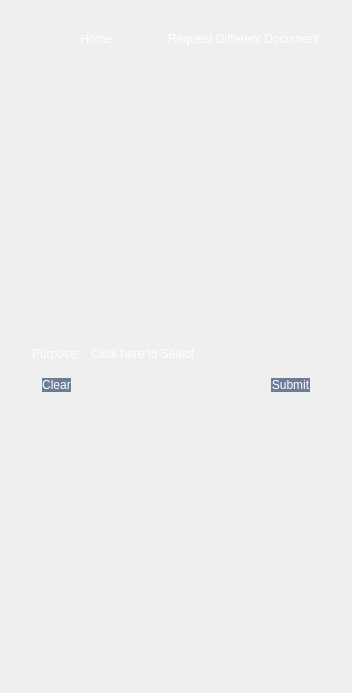
      <widget class="QWidget" name="form_clearance">
       <layout class="QVBoxLayout" name="verticalLayout_22">
        <item>
         <widget class="QFrame" name="frame_34">
          <property name="styleSheet">
           <string notr="true">background-color: transparent;</string>
          </property>
          <property name="frameShape">
           <enum>QFrame::StyledPanel</enum>
          </property>
          <property name="frameShadow">
           <enum>QFrame::Raised</enum>
          </property>
          <layout class="QVBoxLayout" name="verticalLayout_23">
           <property name="spacing">
            <number>0</number>
           </property>
           <property name="leftMargin">
            <number>0</number>
           </property>
           <property name="topMargin">
            <number>0</number>
           </property>
           <property name="rightMargin">
            <number>0</number>
           </property>
           <property name="bottomMargin">
            <number>0</number>
           </property>
           <item>
            <widget class="QFrame" name="frame_35">
             <property name="minimumSize">
              <size>
               <width>0</width>
               <height>0</height>
              </size>
             </property>
             <property name="maximumSize">
              <size>
               <width>16777215</width>
               <height>100</height>
              </size>
             </property>
             <property name="frameShape">
              <enum>QFrame::StyledPanel</enum>
             </property>
             <property name="frameShadow">
              <enum>QFrame::Raised</enum>
             </property>
             <layout class="QVBoxLayout" name="verticalLayout_24">
              <item>
               <widget class="QFrame" name="frame_37">
                <property name="frameShape">
                 <enum>QFrame::StyledPanel</enum>
                </property>
                <property name="frameShadow">
                 <enum>QFrame::Raised</enum>
                </property>
                <layout class="QHBoxLayout" name="horizontalLayout_14">
                 <item>
                  <widget class="QPushButton" name="btn_home2_3">
                   <property name="styleSheet">
                    <string notr="true">QPushButton{
background-color:transparent;
color: white;
font: 20pt &quot;Segoe UI&quot;;border-radius: 16px;
}
QPushButton:focus{
background-color: rgb(89, 120, 142);
transform: scale(0.98); 
box-shadow: 3px 2px 22px 1px rgba(0, 0, 0, 0.24); 

}
</string>
                   </property>
                   <property name="text">
                    <string>Home</string>
                   </property>
                   <property name="icon">
                    <iconset>
                     <normaloff>icons/home_icon.png</normaloff>icons/home_icon.png</iconset>
                   </property>
                   <property name="iconSize">
                    <size>
                     <width>50</width>
                     <height>50</height>
                    </size>
                   </property>
                  </widget>
                 </item>
                 <item>
                  <widget class="QPushButton" name="btn_toRequest_4">
                   <property name="styleSheet">
                    <string notr="true">QPushButton{
background-color:transparent;
color: white;
font: 20pt &quot;Segoe UI&quot;;border-radius: 16px;
}
QPushButton:focus{
background-color: rgb(89, 120, 142);
transform: scale(0.98); 
box-shadow: 3px 2px 22px 1px rgba(0, 0, 0, 0.24); 

}
</string>
                   </property>
                   <property name="text">
                    <string>Request Different Document</string>
                   </property>
                   <property name="icon">
                    <iconset>
                     <normaloff>icons/document_icon.png</normaloff>icons/document_icon.png</iconset>
                   </property>
                   <property name="iconSize">
                    <size>
                     <width>50</width>
                     <height>50</height>
                    </size>
                   </property>
                  </widget>
                 </item>
                </layout>
               </widget>
              </item>
             </layout>
            </widget>
           </item>
           <item>
            <widget class="QFrame" name="frame_36">
             <property name="frameShape">
              <enum>QFrame::StyledPanel</enum>
             </property>
             <property name="frameShadow">
              <enum>QFrame::Raised</enum>
             </property>
             <layout class="QVBoxLayout" name="verticalLayout_25">
              <item>
               <spacer name="verticalSpacer_3">
                <property name="orientation">
                 <enum>Qt::Vertical</enum>
                </property>
                <property name="sizeHint" stdset="0">
                 <size>
                  <width>20</width>
                  <height>260</height>
                 </size>
                </property>
               </spacer>
              </item>
              <item>
               <widget class="QFrame" name="frame_32">
                <property name="frameShape">
                 <enum>QFrame::StyledPanel</enum>
                </property>
                <property name="frameShadow">
                 <enum>QFrame::Raised</enum>
                </property>
                <layout class="QFormLayout" name="formLayout_3">
                 <item row="0" column="0">
                  <widget class="QLabel" name="label_17">
                   <property name="styleSheet">
                    <string notr="true">color: rgb(255, 255, 255);
	font: 16pt &quot;Helvetica Neue&quot;;
background-color:transparent;</string>
                   </property>
                   <property name="text">
                    <string>Purpose:</string>
                   </property>
                  </widget>
                 </item>
                 <item row="0" column="1">
                  <widget class="QComboBox" name="cBox_clearance">
                   <property name="styleSheet">
                    <string notr="true">#cBox_clearance QAbstractItemView{
selection-background-color: rgb(72, 82, 101);
}
#cBox_clearance::drop-down{
border: 0px;
}
QComboBox{
border: 4px;
color: rgb(255, 255, 255);
	font: 16pt &quot;Helvetica Neue&quot;;
}
#cBox_clearance:on{
border: 4px solid rgb(72, 82, 101);
}
#cBox_clearance QListView{
color: rgb(255, 255, 255);
}
</string>
                   </property>
                   <item>
                    <property name="text">
                     <string>Click here to Select</string>
                    </property>
                   </item>
                   <item>
                    <property name="text">
                     <string>Local Employment</string>
                    </property>
                   </item>
                   <item>
                    <property name="text">
                     <string>Police Clearance</string>
                    </property>
                   </item>
                   <item>
                    <property name="text">
                     <string>Motor Loan</string>
                    </property>
                   </item>
                   <item>
                    <property name="text">
                     <string>Bank Requirements</string>
                    </property>
                   </item>
                   <item>
                    <property name="text">
                     <string>Loan</string>
                    </property>
                   </item>
                  </widget>
                 </item>
                 <item row="1" column="0" colspan="2">
                  <widget class="QFrame" name="frame_33">
                   <property name="styleSheet">
                    <string notr="true">background-color: transparent;</string>
                   </property>
                   <property name="frameShape">
                    <enum>QFrame::StyledPanel</enum>
                   </property>
                   <property name="frameShadow">
                    <enum>QFrame::Raised</enum>
                   </property>
                   <layout class="QHBoxLayout" name="horizontalLayout_13">
                    <property name="spacing">
                     <number>200</number>
                    </property>
                    <item>
                     <widget class="QPushButton" name="clear_bc">
                      <property name="styleSheet">
                       <string notr="true">QPushButton{
background-color: rgb(109, 125, 153);
color: white;
font: 20pt &quot;Segoe UI&quot;;
border-radius: 16px;
}</string>
                      </property>
                      <property name="text">
                       <string>Clear</string>
                      </property>
                     </widget>
                    </item>
                    <item>
                     <widget class="QPushButton" name="submit_bc">
                      <property name="styleSheet">
                       <string notr="true">QPushButton{
background-color: rgb(109, 125, 153);
color: white;
font: 20pt &quot;Segoe UI&quot;;border-radius: 16px;
}</string>
                      </property>
                      <property name="text">
                       <string>Submit</string>
                      </property>
                     </widget>
                    </item>
                   </layout>
                  </widget>
                 </item>
                </layout>
               </widget>
              </item>
              <item>
               <spacer name="verticalSpacer_4">
                <property name="orientation">
                 <enum>Qt::Vertical</enum>
                </property>
                <property name="sizeHint" stdset="0">
                 <size>
                  <width>20</width>
                  <height>259</height>
                 </size>
                </property>
               </spacer>
              </item>
             </layout>
            </widget>
           </item>
          </layout>
         </widget>
        </item>
       </layout>
      </widget>
